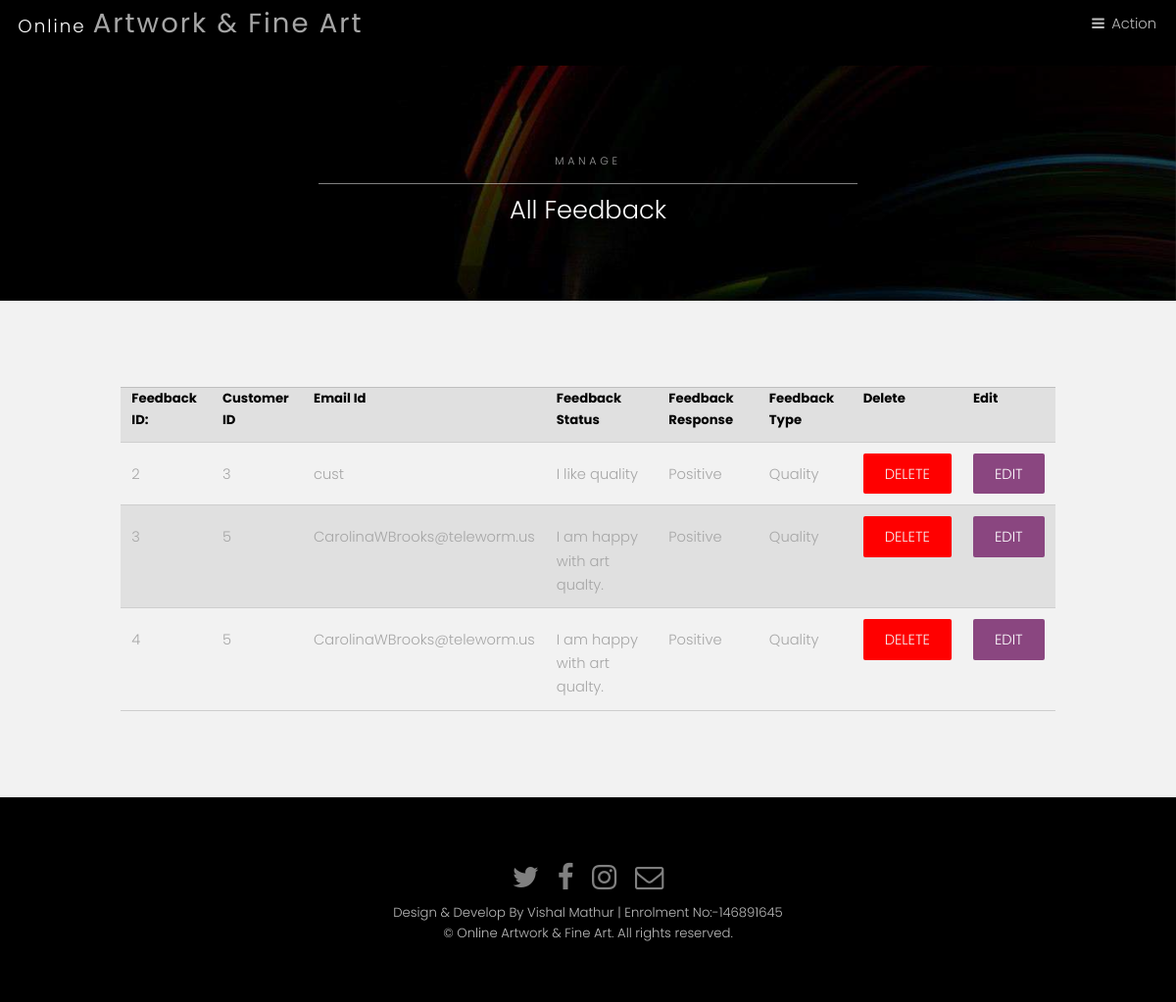
The app's page /admin/manage_feedback.php with its own data.
### tables this page shows
CREATE TABLE `feedback_info` (
  `feed_id` int(10) NOT NULL,
  `cust_id` int(10) NOT NULL,
  `email_id` varchar(50) NOT NULL,
  `Feed_Status` varchar(50) NOT NULL,
  `Feed_Response` varchar(50) NOT NULL,
  `Feed_type` varchar(50) NOT NULL
);

### admin/manage_feedback.php (the view)
<?php include("header/header.php"); ?>
<section id="One" class="wrapper style3">
   <div class="inner">
      <header class="align-center">
         <p>MANAGE</p>
         <h2>All Feedback</h2>
      </header>
   </div>
</section>
<section id="two" class="wrapper style2">
   <div class="content" style="overflow-x:auto">
      <?php
         $sql="select * from feedback_info";
         $run=mysqli_query($con,$sql);
         echo "<table class='container divform'>
         <tr>
         <th>Feedback ID:</th>
         <th>Customer ID</th>
         <th>Email Id</th>
         <th>Feedback Status</th>
         <th>Feedback Response</th>
         <th>Feedback Type</th>
         <th>Delete</th>
         <th>Edit</th>
         </tr>";
         while($result=mysqli_fetch_array($run))
         {
         	echo "<tr>
         	<td>$result[0]</td>
         <td>$result[1]</td>
         <td>$result[2]</td>
         <td>$result[3]</td>
         <td>$result[4]</td>
         <td>$result[5]</td>
         <td><a class='button special-red' href='delete_feedback.php?id=$result[0]' class='btn btn-danger'>delete</a></td>
         <td><a class='button special' href='modify_feedback.php?id=$result[0]' class='btn btn-danger'>Edit</a></td>
         	</tr>";
         }
         echo "</table>";
         ?>
   </div>
</section>
<?php include("../footer/footer.php"); ?>

### records on screen
feedback_info: feed_id "2", cust "3", email "cust", Feed_Status "I like quality", Feed_Response "Positive", Feed_type "Quality"
feedback_info: feed_id "3", cust "5", email "CarolinaWBrooks@teleworm.us", Feed_Status "I am happy with art qualty.", Feed_Response "Positive", Feed_type "Quality"
feedback_info: feed_id "4", cust "5", email "CarolinaWBrooks@teleworm.us", Feed_Status "I am happy with art qualty.", Feed_Response "Positive", Feed_type "Quality"
